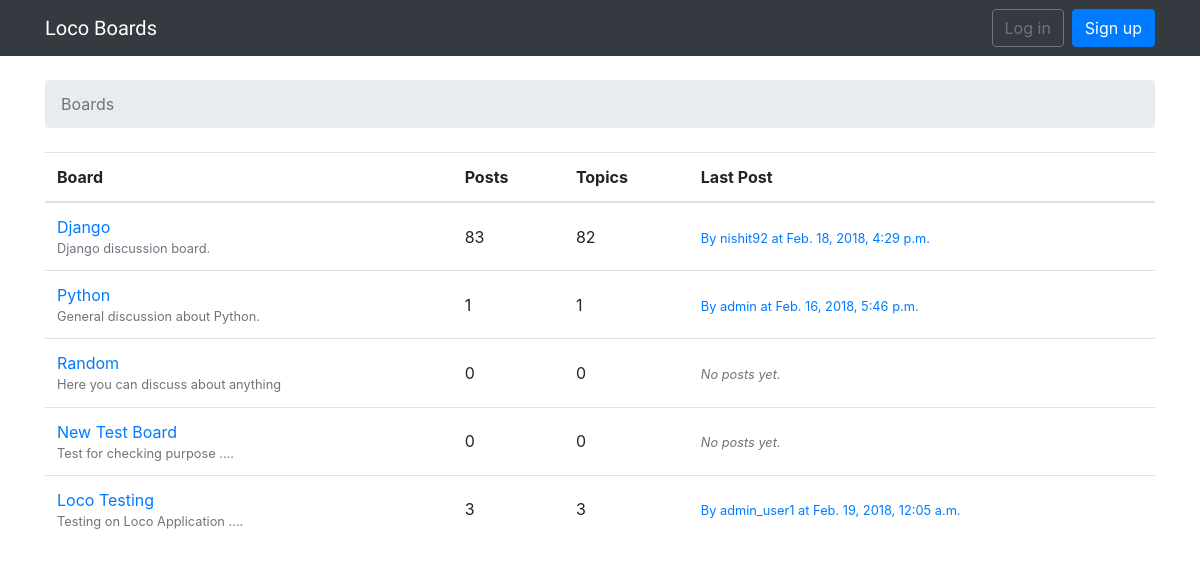
The page / on the database its author committed.
### boards/models.py (models this page shows, shortened)
class Board(models.Model):
    name = models.CharField(max_length=30, unique=True)
    description = models.CharField(max_length=100)
    def get_posts_count(self):
        return Post.objects.filter(topic__board=self).count()
    def get_last_post(self):
        return Post.objects.filter(topic__board=self).order_by('-created_at').first()

class Post(models.Model):
    message = models.TextField(max_length=4000)
    topic = models.ForeignKey(Topic,on_delete=models.CASCADE, related_name='posts')
    created_at = models.DateTimeField(auto_now_add=True)
    updated_at = models.DateTimeField(auto_now_add=True)
    created_by = models.ForeignKey(User, on_delete=models.CASCADE, related_name='posts')
    updated_by = models.ForeignKey(User, on_delete=models.CASCADE, null=True, related_name='+')

### boards/views.py (the view)
# urls.py: url(r'^$', views.BoardListView.as_view(), name='home'),
class BoardListView(ListView):
    model = Board
    context_object_name = 'boards'
    template_name = 'home.html'

### templates/home.html
{% extends 'base.html' %}
{% block breadcrumb %}
	<li class="breadcrumb-item active">Boards</li>
{% endblock %}
{% block content %}
      <table class="table">
        <thead class="thead-inverse">
          <tr>
            <th>Board</th>
            <th>Posts</th>
            <th>Topics</th>
            <th>Last Post</th>
          </tr>
        </thead>
        <tbody>
          {% for board in boards %}
            <tr>
              <td>
				  <a href="{% url 'board_topics' board.pk %}">{{ board.name }}</a>
                <small class="text-muted d-block">{{ board.description }}</small>
              </td>
              <td class="align-middle">{{ board.get_posts_count }}</td>
              <td class="align-middle">{{ board.topics.count }}</td>
              <td class="align-middle">
                {% with post=board.get_last_post %}
                {% if post %}
                <small>
                  <a href="{% url 'topic_posts' board.pk post.topic.pk %}">
                    By {{ post.created_by.username }} at {{ post.created_at }}
                  </a>
                </small>
                {% else %}
                <small class="text-muted">
                  <em>No posts yet.</em>
                </small>
                {% endif %}
                {% endwith %}
              </td>
            </tr>
          {% endfor %}
        </tbody>
      </table>
{% endblock %}

### rows shown on the page
Board: name "Django", description "Django discussion board.", get_posts_count "83", topics.count "82", get_last_post.created_by.username "nishit92", get_last_post.created_at "Feb. 18, 2018, 4:29 p.m."
Board: name "Python", description "General discussion about Python.", get_posts_count "1", topics.count "1", get_last_post.created_by.username "admin", get_last_post.created_at "Feb. 16, 2018, 5:46 p.m."
Board: name "Random", description "Here you can discuss about anything", get_posts_count "0", topics.count "0", shows "No posts yet."
Board: name "New Test Board", description "Test for checking purpose ....", get_posts_count "0", topics.count "0", shows "No posts yet."
Board: name "Loco Testing", description "Testing on Loco Application ....", get_posts_count "3", topics.count "3", get_last_post.created_by.username "admin_user1", get_last_post.created_at "Feb. 19, 2018, 12:05 a.m."
